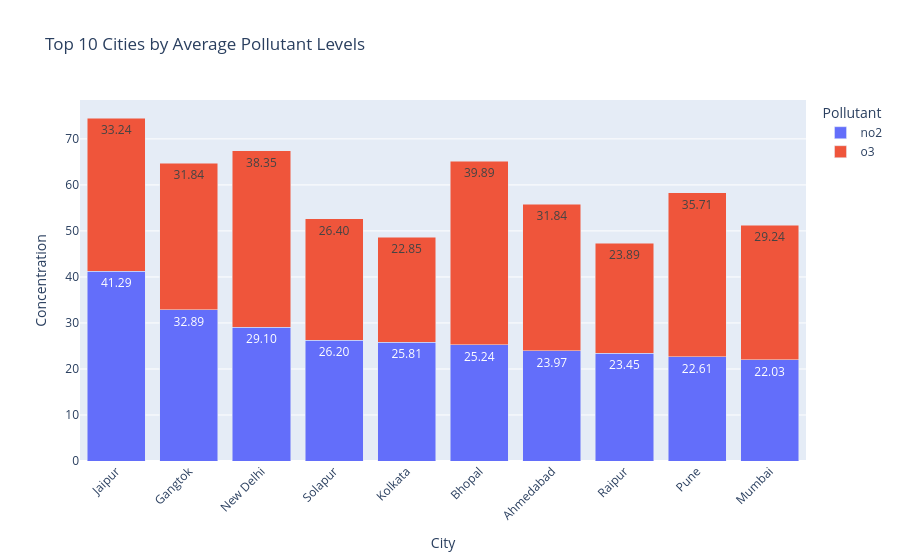

This figure's notebook cell:
### Code cell
plot_df = TopPoll10.reset_index()

# 2. Create the stacked bar chart
fig = px.bar(
    plot_df, 
    x='city', 
    y=['no2', 'o3'], 
    title='Top 10 Cities by Average Pollutant Levels',
    barmode='stack', # This stacks the bars
    labels={'value': 'Concentration', 'variable': 'Pollutant', 'city': 'City'}
)

# Optional: Improve layout and formatting
fig.update_traces(texttemplate='%{y:.2f}', textposition='inside') # Adds values inside the bar segments
fig.update_layout(xaxis_tickangle=-45) # Rotates city names for better readability

fig.show()

### Figure 1 — Plotly figure (JSON) as saved in the notebook; plotly's stock layout.template omitted (floating-point values rounded to 4 significant figures)
{"data": [{"hovertemplate": "Pollutant=no2<br>City=%{x}<br>Concentration=%{y}<extra></extra>", "legendgroup": "no2", "marker": {"color": "#636efa", "pattern": {"shape": ""}}, "name": "no2", "orientation": "v", "showlegend": true, "textposition": "inside", "texttemplate": "%{y:.2f}", "type": "bar", "x": ["Jaipur", "Gangtok", "New Delhi", "Solapur", "Kolkata", "Bhopal", "Ahmedabad", "Raipur", "Pune", "Mumbai"], "xaxis": "x", "y": [41.29, 32.89, 29.1, 26.2, 25.81, 25.24, 23.97, 23.45, 22.61, 22.03], "yaxis": "y"}, {"hovertemplate": "Pollutant=o3<br>City=%{x}<br>Concentration=%{y}<extra></extra>", "legendgroup": "o3", "marker": {"color": "#EF553B", "pattern": {"shape": ""}}, "name": "o3", "orientation": "v", "showlegend": true, "textposition": "inside", "texttemplate": "%{y:.2f}", "type": "bar", "x": ["Jaipur", "Gangtok", "New Delhi", "Solapur", "Kolkata", "Bhopal", "Ahmedabad", "Raipur", "Pune", "Mumbai"], "xaxis": "x", "y": [33.24, 31.84, 38.35, 26.4, 22.85, 39.89, 31.84, 23.89, 35.71, 29.24], "yaxis": "y"}], "layout": {"barmode": "stack", "legend": {"title": {"text": "Pollutant"}, "tracegroupgap": 0}, "title": {"text": "Top 10 Cities by Average Pollutant Levels"}, "xaxis": {"anchor": "y", "domain": [0, 1], "tickangle": -45, "title": {"text": "City"}}, "yaxis": {"anchor": "x", "domain": [0, 1], "title": {"text": "Concentration"}}}}
